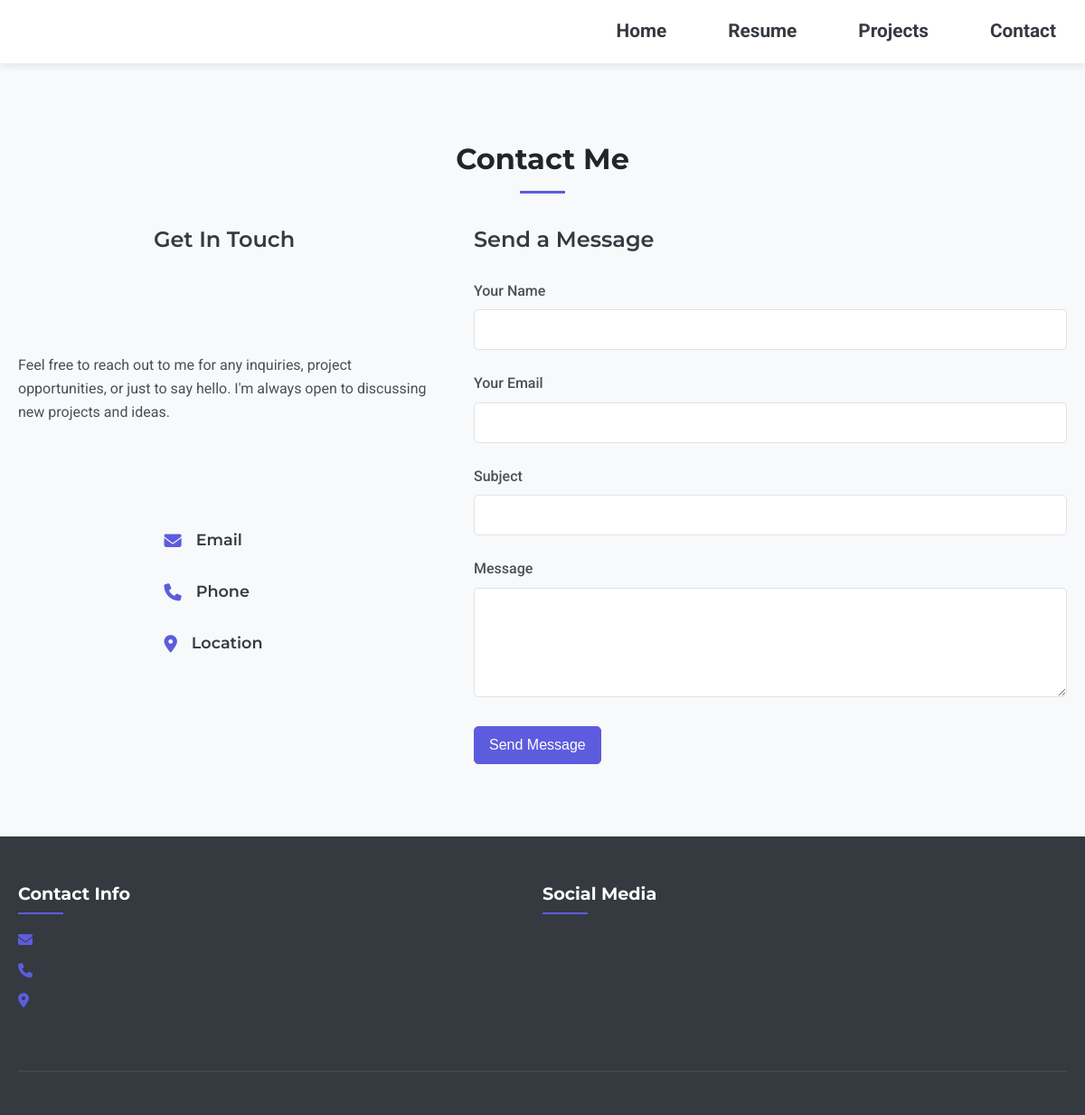
The app's page /contact/, older data.
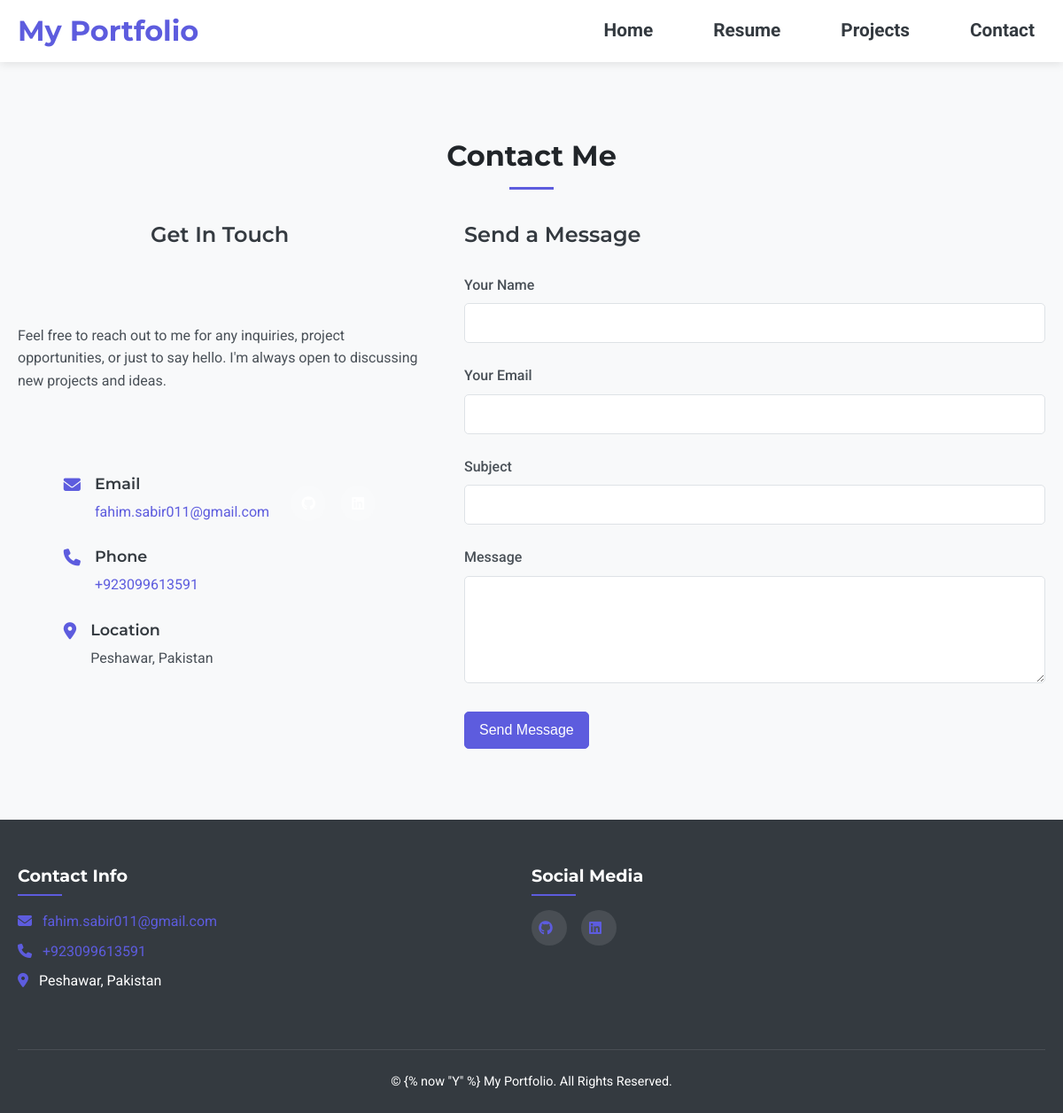
The same page, newer data.
### portfolio/models.py (models this page shows, shortened)
class SiteConfiguration(models.Model):
    site_name = models.CharField(max_length=100, default='My Portfolio')
    contact_email = models.EmailField(default='your@email.com')
    phone_number = models.CharField(max_length=20, default='+1234567890')
    address = models.CharField(max_length=200, default='City, Country')
    github_url = models.URLField(blank=True)
    linkedin_url = models.URLField(blank=True)
    copyright_text = models.CharField(max_length=200, default='© {% now "Y" %} My Portfolio. All Rights Reserved.')
    class Meta:
        verbose_name = "Site Configuration"

### portfolio/views.py (the view, shortened to what this page needs)
# urls.py: path('contact/', views.contact, name='contact'),
def contact(request):
    return render(request, 'contact.html')

### portfolio/context_processors.py (called while the page is built)
def portfolio_context(request):
    return {
        'site_config': SiteConfiguration.objects.first(),
        'user_profile': UserProfile.objects.first()
    }

### templates/contact.html (shortened to what this page needs)
{% extends 'base.html' %}
{% block content %}
<section class="contact">
    <div class="container">
        <h2 class="section-title">Contact Me</h2>
        <div class="contact-container">
            <div class="contact-info">
                <h3>Get In Touch</h3>
                <p>Feel free to reach out to me for any inquiries, project opportunities, or just to say hello. I'm always open to discussing new projects and ideas.</p>
                <div class="contact-details">
                    <div class="contact-item">
                        <i class="fas fa-envelope"></i>
                        <div>
                            <h4>Email</h4>
                            <p><a href="mailto:{{ site_config.contact_email }}">{{ site_config.contact_email }}</a></p>
                        </div>
                    </div>
                    <div class="contact-item">
                        <i class="fas fa-phone"></i>
                        <div>
                            <h4>Phone</h4>
                            <p><a href="tel:{{ site_config.phone_number }}">{{ site_config.phone_number }}</a></p>
                        </div>
                    </div>
                    <div class="contact-item">
                        <i class="fas fa-map-marker-alt"></i>
                        <div>
                            <h4>Location</h4>
                            <p>{{ site_config.address }}</p>
                        </div>
                    </div>
                </div>
                <div class="social-links">
                    {% if site_config.github_url %}
                    <a href="{{ site_config.github_url }}" title="GitHub"><i class="fab fa-github"></i></a>
                    {% endif %}
                    {% if site_config.linkedin_url %}
                    <a href="{{ site_config.linkedin_url }}" title="LinkedIn"><i class="fab fa-linkedin"></i></a>
                    {% endif %}
                </div>
            </div>
            <div class="contact-form">
                <h3>Send a Message</h3>
                <form method="post" action="{% url 'contact' %}">
                    <div class="form-group">
                        <label for="name">Your Name</label>
                        <input type="text" id="name" name="name" required>
                    </div>
                    <div class="form-group">
                        <label for="email">Your Email</label>
                        <input type="email" id="email" name="email" required>
                    </div>
                    <div class="form-group">
                        <label for="subject">Subject</label>
                        <input type="text" id="subject" name="subject" required>
                    </div>
                    <div class="form-group">
                        <label for="message">Message</label>
                        <textarea id="message" name="message" rows="5" required></textarea>
                    </div>
                    <button type="submit" class="btn btn-primary">Send Message</button>
                </form>
            </div>
        </div>
    </div>
</section>
{% endblock %}

### templates/base.html (shortened to what this page needs)
<!DOCTYPE html>
<html lang="en">
<head>
    {% load static %}
    <link rel="stylesheet" href="{% static 'css/style.css' %}">
    <link rel="stylesheet" href="https://cdnjs.cloudflare.com/ajax/libs/font-awesome/6.2.0/css/all.min.css">
</head>
<body>
    <header>
        <div class="container">
            <h1 class="logo">{{ site_config.site_name }}</h1>
            <nav>
                <ul>
                    <li><a href="{% url 'home' %}">Home</a></li>
                    <li><a href="{% url 'resume' %}">Resume</a></li>
                    <li><a href="{% url 'projects' %}">Projects</a></li>
                    <li><a href="{% url 'contact' %}">Contact</a></li>
                </ul>
            </nav>
        </div>
    </header>
    <main>
        {% block content %}{% endblock %}
    </main>
    <footer>
        <div class="container">
            <div class="footer-content">
                <div class="footer-section">
                    <h3>Contact Info</h3>
                    <p><i class="fas fa-envelope"></i> <a href="mailto:{{ site_config.contact_email }}">{{ site_config.contact_email }}</a></p>
                    <p><i class="fas fa-phone"></i> <a href="tel:{{ site_config.phone_number }}">{{ site_config.phone_number }}</a></p>
                    <p><i class="fas fa-map-marker-alt"></i> {{ site_config.address }}</p>
                </div>
                <div class="footer-section">
                    <h3>Social Media</h3>
                    <div class="social-links">
                        {% if site_config.github_url %}
                        <a href="{{ site_config.github_url }}" target="_blank"><i class="fab fa-github"></i></a>
                        {% endif %}
                        {% if site_config.linkedin_url %}
                        <a href="{{ site_config.linkedin_url }}" target="_blank"><i class="fab fa-linkedin"></i></a>
                        {% endif %}
                    </div>
                </div>
            </div>
            <p class="copyright">{{ site_config.copyright_text }}</p>
        </div>
    </footer>
</body>
</html>

Row changes from the older to the newer data that the page shows:
added SiteConfiguration: site_name "My Portfolio", contact_email "fahim.sabir011@gmail.com", phone_number "+923099613591", address "Peshawar, Pakistan", copyright_text "© {% now \"Y\" %} My Portfolio. All Rights Reserved."
